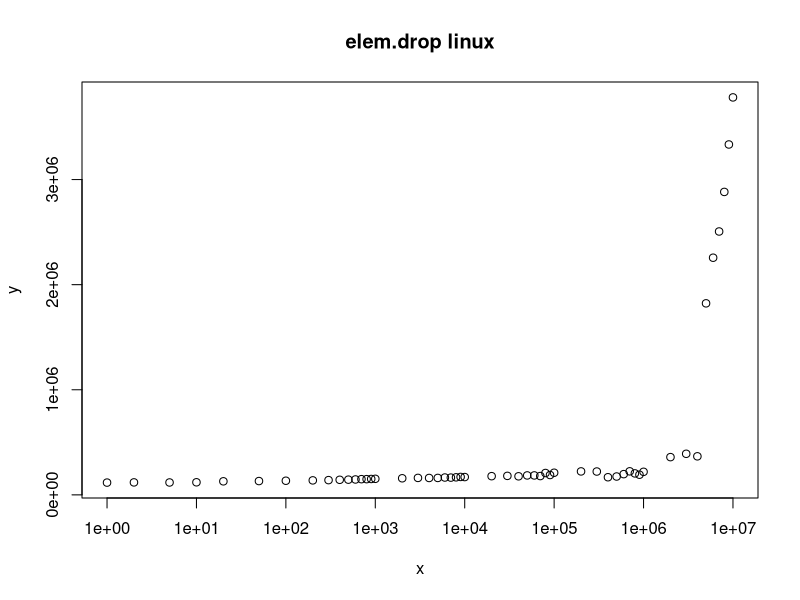

Here is the R script that generated this plot:
# Input data
x <- c(1,2,5,10,20,50,100,200,300,400,500,600,700,800,900,1000,2000,3000,4000,5000,6000,7000,8000,9000,10000,20000,30000,40000,50000,60000,70000,80000,90000,100000,200000,300000,400000,500000,600000,700000,800000,900000,1000000,2000000,3000000,4000000,5000000,6000000,7000000,8000000,9000000,10000000)
y <- c(116750,118650,117890,119650,128900,131380,134380,137850,140310,143310,144690,146480,149320,149500,151140,152700,157770,161380,160700,161090,165040,164190,166910,170510,169440,177830,180690,176580,184910,184950,178980,208080,188830,210530,223160,222060,167750,174650,197210,223940,204280,191710,219310,359050,390860,366720,1822300,2256400,2506000,2882400,3333900,3781700)

png("elem-drop-log.png")
plot(x, y, log = "x", main = "elem.drop linux")
